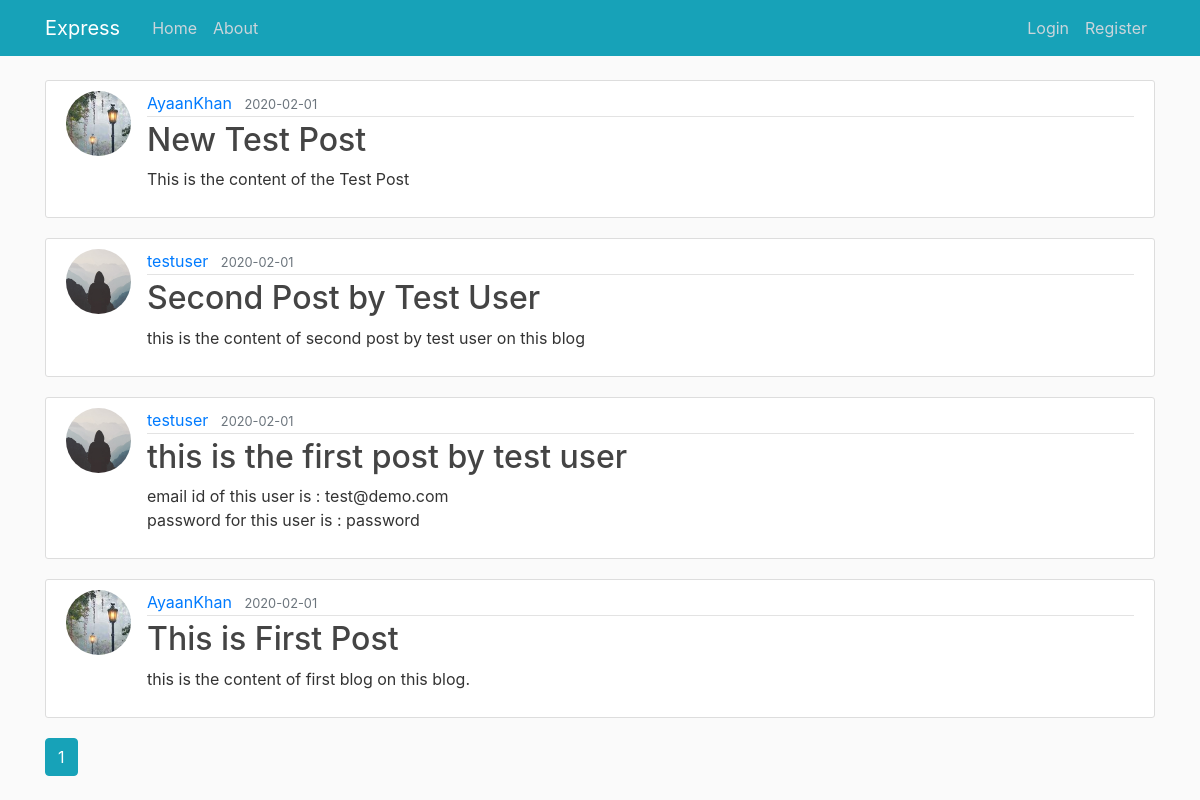
/index, run on the app's committed database.
### express/models.py (models this page shows, shortened)
class Post(db.Model):
    id = db.Column(db.Integer, primary_key=True)
    title = db.Column(db.String(100), nullable=False)
    date_posted = db.Column(db.DateTime, nullable=False, default=datetime.datetime.now)
    content = db.Column(db.Text, nullable=False)
    user_id = db.Column(db.Integer, db.ForeignKey('user.id'), nullable=False)

class User(db.Model, UserMixin):
    id = db.Column(db.Integer, primary_key=True)
    username = db.Column(db.String(20), unique=True, nullable=False)
    email = db.Column(db.String(120), unique=True, nullable=False)
    image_file = db.Column(db.String(20), nullable=False, default='default.jpg')
    password = db.Column(db.String(60), nullable=False)
    posts = db.relationship('Post', backref='author', lazy=True)

### express/routes.py (the view)
@app.route('/')
@app.route('/index')
def index():
    page = request.args.get('page', 1, type=int)
    posts = Post.query.order_by(Post.date_posted.desc()).paginate(page=page,per_page=5)
    return render_template("index.html",posts=posts)

### express/templates/index.html (shortened to what this page needs)
{% extends "layout.html" %}
{% block content %}
    {% for post in posts.items %}
        <article class="media content-section">
		<img class="rounded-circle article-img" src="{{ url_for('static', filename='pics/'+ post.author.image_file) }}">
          <div class="media-body">
            <div class="article-metadata">
		    <a class="mr-2" href="{{ url_for('user_post',username=post.author.username) }}">{{ post.author.username }}</a>
              <small class="text-muted">{{ post.date_posted.strftime('%Y-%m-%d') }}</small>
            </div>
	    <h2><a class="article-title" href="{{ url_for('post', post_id=post.id) }}">{{ post.title }}</a></h2>
            <p class="article-content">{{ post.content }}</p>
          </div>
        </article>
	{% endfor %}
    {% for page in posts.iter_pages(left_edge=1, right_edge=1, left_current=1, right_current=2) %}
    	{% if page %}
		{% if posts.page == page %}
		<a class="btn btn-info" href="{{ url_for('index', page=page) }}">{{ page }}</a>
		{% else %}
		<a class="btn btn-outline-info" href="{{ url_for('index', page=page) }}">{{ page }}</a>
		{% endif %}
	{% else %}
		...
	{% endif %}
    {% endfor %}
{% endblock content %}

### express/templates/layout.html (shortened to what this page needs)
<!DOCTYPE html>
<html>
	<head>
		<link rel="stylesheet" href="https://stackpath.bootstrapcdn.com/bootstrap/4.4.1/css/bootstrap.min.css">
    <link rel="stylesheet" type="text/css" href="{{ url_for('static', filename='main.css') }}">
	</head>
	<body>
		<header class="site-header">
			<nav class="navbar navbar-expand-md navbar-dark bg-info fixed-top">
				<div class="container">
					<a class="navbar-brand mr-4" href="/">Express</a>
					<div class="collapse navbar-collapse" id="navbarToggle">
						<div class="navbar-nav mr-auto">
							<a class="nav-item nav-link" href="{{ url_for('index') }}">Home</a>
							<a class="nav-item nav-link" href="{{ url_for('about') }}">About</a>
						</div>
						<div class="navbar-nav">
							{% if current_user.is_authenticated %}
							<a class="nav-item nav-link" href="{{ url_for('new_post') }}">New Post</a>
							<a class="nav-item nav-link" href="{{ url_for('account') }}">Account</a>
							<a class="nav-item nav-link" href="{{ url_for('logout') }}">Logout</a>
							{% else %}
							<a class="nav-item nav-link" href="{{ url_for('login') }}">Login</a>
							<a class="nav-item nav-link" href="{{ url_for('register') }}">Register</a>
							{% endif %}
						</div>
					</div>
				</div>
			</nav>
		</header>
		<main role="main" class="container">
		<div class="row">
			<div class="col-md-12">
		  	{% block content %}{% endblock %}
			</div>
		</div>
	    </main>
	</body>
</html>

### express/static/main.css (style rules this page uses)
body { background: #fafafa; color: #333333; margin-top: 5rem; }
h1, h2, h3, h4, h5, h6 { color: #444444; }
.site-header .navbar-nav .nav-link { color: #cbd5db; }
.content-section { background: #ffffff; padding: 10px 20px; border: 1px solid #dddddd; border-radius: 3px; margin-bottom: 20px; }
.article-title { color: #444444; }
.article-content { white-space: pre-line; }
.article-img { height: 65px; width: 65px; margin-right: 16px; }
.article-metadata { padding-bottom: 1px; margin-bottom: 4px; border-bottom: 1px solid #e3e3e3 }

### data on the page
Post: image_file (picture), author.username "AyaanKhan", date_posted "2020-02-01", title "New Test Post", content "This is the content of the Test Post"
Post: image_file (placeholder picture), author.username "testuser", date_posted "2020-02-01", title "Second Post by Test User", content "this is the content of second post by test user on this blog"
Post: image_file (placeholder picture), author.username "testuser", date_posted "2020-02-01", title "this is the first post by test user", content "email id of this user is : test@demo.com password for this user is : password"
Post: image_file (picture), author.username "AyaanKhan", date_posted "2020-02-01", title "This is First Post", content "this is the content of first blog on this blog."

### other printed values
{{ page }} "1"
